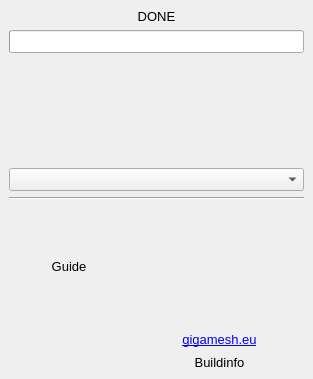
<?xml version="1.0" encoding="UTF-8"?>
<ui version="4.0">
 <class>QGMDockInfo</class>
 <widget class="QDockWidget" name="QGMDockInfo">
  <property name="geometry">
   <rect>
    <x>0</x>
    <y>0</y>
    <width>313</width>
    <height>379</height>
   </rect>
  </property>
  <property name="sizePolicy">
   <sizepolicy hsizetype="MinimumExpanding" vsizetype="MinimumExpanding">
    <horstretch>0</horstretch>
    <verstretch>0</verstretch>
   </sizepolicy>
  </property>
  <property name="minimumSize">
   <size>
    <width>313</width>
    <height>379</height>
   </size>
  </property>
  <property name="maximumSize">
   <size>
    <width>524287</width>
    <height>524287</height>
   </size>
  </property>
  <property name="font">
   <font>
    <pointsize>10</pointsize>
   </font>
  </property>
  <property name="features">
   <set>QDockWidget::DockWidgetFloatable|QDockWidget::DockWidgetMovable</set>
  </property>
  <property name="allowedAreas">
   <set>Qt::LeftDockWidgetArea|Qt::RightDockWidgetArea</set>
  </property>
  <property name="windowTitle">
   <string>Information</string>
  </property>
  <widget class="QWidget" name="dockWidgetContents">
   <layout class="QVBoxLayout" name="verticalLayout">
    <property name="spacing">
     <number>6</number>
    </property>
    <property name="topMargin">
     <number>9</number>
    </property>
    <property name="bottomMargin">
     <number>9</number>
    </property>
    <item>
     <widget class="QLabel" name="progressLabel">
      <property name="sizePolicy">
       <sizepolicy hsizetype="Preferred" vsizetype="Fixed">
        <horstretch>0</horstretch>
        <verstretch>0</verstretch>
       </sizepolicy>
      </property>
      <property name="text">
       <string>DONE</string>
      </property>
      <property name="alignment">
       <set>Qt::AlignCenter</set>
      </property>
      <property name="wordWrap">
       <bool>true</bool>
      </property>
     </widget>
    </item>
    <item>
     <widget class="QProgressBar" name="progressBar">
      <property name="enabled">
       <bool>true</bool>
      </property>
      <property name="sizePolicy">
       <sizepolicy hsizetype="Preferred" vsizetype="Fixed">
        <horstretch>0</horstretch>
        <verstretch>0</verstretch>
       </sizepolicy>
      </property>
      <property name="value">
       <number>0</number>
      </property>
      <property name="textVisible">
       <bool>false</bool>
      </property>
     </widget>
    </item>
    <item>
     <widget class="QLabel" name="infoLabel">
      <property name="text">
       <string/>
      </property>
      <property name="alignment">
       <set>Qt::AlignCenter</set>
      </property>
     </widget>
    </item>
    <item>
     <spacer name="verticalSpacer">
      <property name="orientation">
       <enum>Qt::Vertical</enum>
      </property>
      <property name="sizeHint" stdset="0">
       <size>
        <width>20</width>
        <height>40</height>
       </size>
      </property>
     </spacer>
    </item>
    <item>
     <widget class="QComboBox" name="comboBoxMouseMode"/>
    </item>
    <item>
     <widget class="Line" name="line">
      <property name="orientation">
       <enum>Qt::Horizontal</enum>
      </property>
     </widget>
    </item>
    <item>
     <layout class="QGridLayout" name="gridLayout">
      <item row="2" column="1">
       <widget class="QLabel" name="labelBuild">
        <property name="sizePolicy">
         <sizepolicy hsizetype="MinimumExpanding" vsizetype="Fixed">
          <horstretch>0</horstretch>
          <verstretch>0</verstretch>
         </sizepolicy>
        </property>
        <property name="minimumSize">
         <size>
          <width>80</width>
          <height>16</height>
         </size>
        </property>
        <property name="text">
         <string>Buildinfo</string>
        </property>
        <property name="scaledContents">
         <bool>true</bool>
        </property>
        <property name="alignment">
         <set>Qt::AlignCenter</set>
        </property>
        <property name="wordWrap">
         <bool>true</bool>
        </property>
       </widget>
      </item>
      <item row="0" column="1">
       <widget class="QLabel" name="GMLogo">
        <property name="sizePolicy">
         <sizepolicy hsizetype="MinimumExpanding" vsizetype="MinimumExpanding">
          <horstretch>0</horstretch>
          <verstretch>0</verstretch>
         </sizepolicy>
        </property>
        <property name="minimumSize">
         <size>
          <width>120</width>
          <height>120</height>
         </size>
        </property>
        <property name="text">
         <string/>
        </property>
        <property name="pixmap">
         <pixmap resource="gigamesh.qrc">:/GMGeneric/GigaMesh_Logo_150px.png</pixmap>
        </property>
        <property name="scaledContents">
         <bool>false</bool>
        </property>
        <property name="alignment">
         <set>Qt::AlignCenter</set>
        </property>
       </widget>
      </item>
      <item row="0" column="0">
       <widget class="QLabel" name="labelGuide">
        <property name="sizePolicy">
         <sizepolicy hsizetype="Fixed" vsizetype="Fixed">
          <horstretch>0</horstretch>
          <verstretch>0</verstretch>
         </sizepolicy>
        </property>
        <property name="minimumSize">
         <size>
          <width>120</width>
          <height>100</height>
         </size>
        </property>
        <property name="maximumSize">
         <size>
          <width>120</width>
          <height>150</height>
         </size>
        </property>
        <property name="text">
         <string>Guide</string>
        </property>
        <property name="alignment">
         <set>Qt::AlignCenter</set>
        </property>
       </widget>
      </item>
      <item row="1" column="1">
       <widget class="QLabel" name="labelEdition">
        <property name="sizePolicy">
         <sizepolicy hsizetype="MinimumExpanding" vsizetype="Fixed">
          <horstretch>0</horstretch>
          <verstretch>0</verstretch>
         </sizepolicy>
        </property>
        <property name="minimumSize">
         <size>
          <width>80</width>
          <height>16</height>
         </size>
        </property>
        <property name="text">
         <string>&lt;a href=&quot;https://gigamesh.eu&quot;&gt;gigamesh.eu&lt;/a&gt;</string>
        </property>
        <property name="alignment">
         <set>Qt::AlignCenter</set>
        </property>
        <property name="openExternalLinks">
         <bool>true</bool>
        </property>
       </widget>
      </item>
     </layout>
    </item>
   </layout>
  </widget>
 </widget>
 <resources>
  <include location="gigamesh.qrc"/>
 </resources>
 <connections/>
</ui>
